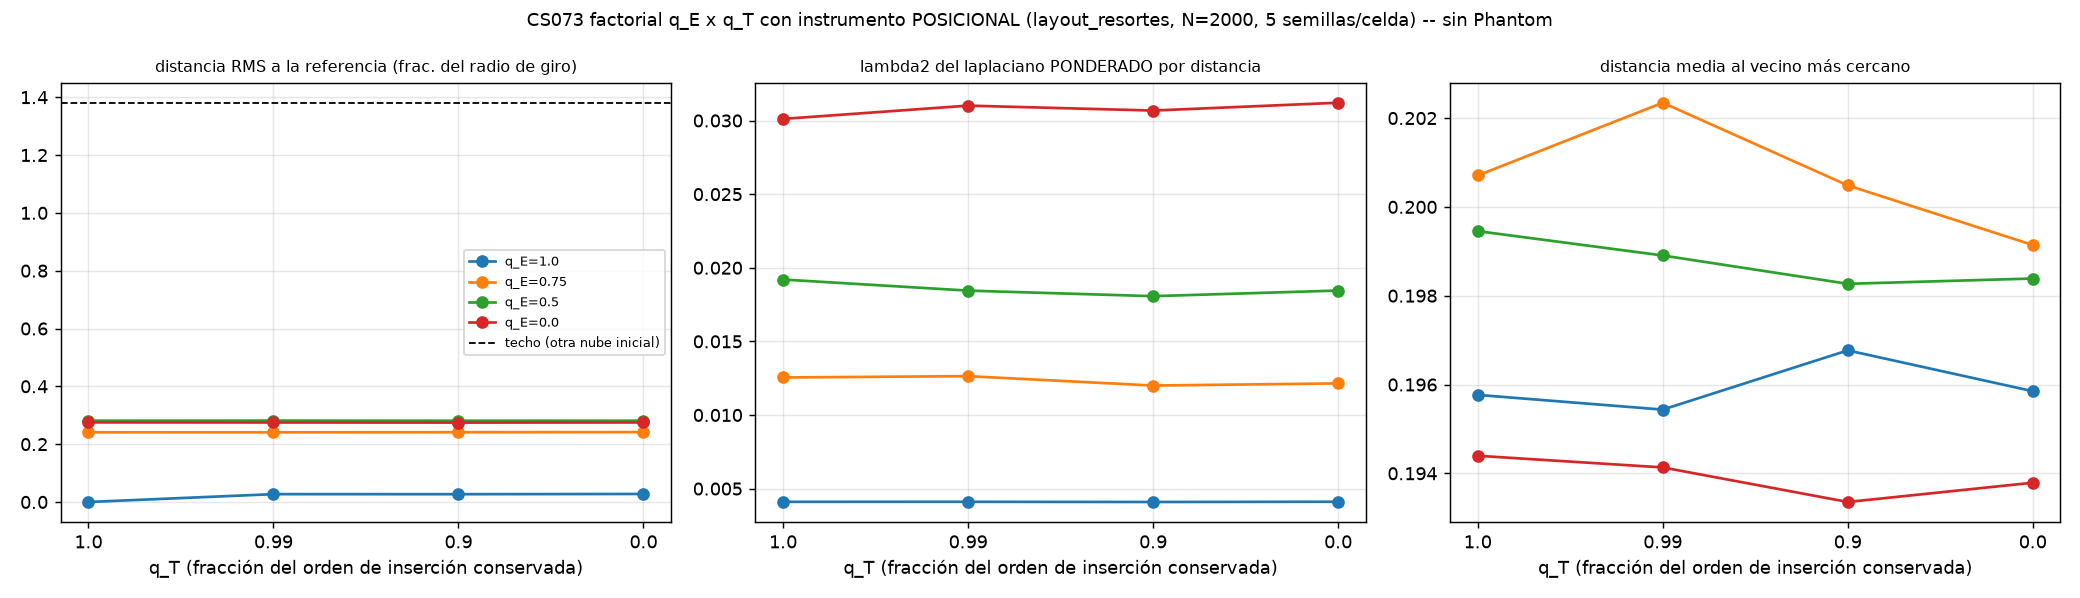

Write Python code to recreate this figure.
"""
cs073_factorial_qe_qt_posicional.py — el MISMO factorial q_E (identidad de aristas) × q_T (orden de
inserción) que ya corrió `cs073_factorial_qe_qt.py`, pero medido con un instrumento que SÍ puede ver el
orden de formación: las POSICIONES que devuelve `layout_resortes`.

--------------------------------------------------------------------------------------------------
POR QUÉ EXISTE ESTE ARCHIVO (encargo O2-A, 11-ago-2026)
--------------------------------------------------------------------------------------------------
`CS073_factorial_qE_qT_CS.md` reportó que en las 75 celdas del factorial el eje q_T dio efecto
EXACTAMENTE cero — pero no como hallazgo empírico sino por identidad matemática: el laplaciano L = D - A
se construye desde la matriz de adyacencia FINAL, que es una función del CONJUNTO de aristas y no tiene
ninguna columna de "quién se conectó primero". El espectro topológico es literalmente ciego a q_T.

Ese mismo informe señaló el camino no tomado, que es exactamente esta tarea: `layout_resortes`
(Fruchterman-Reingold) SÍ es sensible al orden de inserción — `null4_verificar_invarianza_orden.py` ya
lo había medido sobre el caso extremo (mismo conjunto de aristas, 4 órdenes distintos → hasta 38% de la
escala típica de coordenada en el peor |Δpos| individual). Acá se repite la grilla factorial completa
corriendo `layout_resortes` en cada celda y midiendo observables POSICIONALES, para responder con
números: ¿de qué tamaño es la huella de q_T comparada con la de q_E, cuando el instrumento puede verla?

REGLA DE LA CASA: NO se corre Phantom. Todo lo de abajo se mide sobre la nube de posiciones ANTES del
colapso gravitacional. No se declara cierre ni veredicto — sólo se reportan números.

--------------------------------------------------------------------------------------------------
QUÉ SE REUSA, SIN TOCAR NINGÚN ARCHIVO CONGELADO (sólo import/lectura)
--------------------------------------------------------------------------------------------------
  - `cs073_factorial_qe_qt.adj_con_qE` / `orden_con_qT` — LA PARAMETRIZACIÓN YA VALIDADA de los dos ejes
    (q_E → factor_swaps = round(10*(1-q_E)) sobre el double-edge-swap con filtro de longitud;
    q_T → fracción (1-q_T) de posiciones del orden de inserción que entran en un sorteo y se revuelven
    entre sí). Se importan tal cual, NO se reescriben ni se modifica ese archivo.
  - `null4_verificar_invarianza_orden.adj_a_lista_aristas` / `construir_adj_en_orden` — cómo se
    reconstruye un `adj` a partir de una lista de aristas en un ORDEN dado.
  - `cs072_modulos.piezas.p_semilla_causal.malla_causal_atomos` / `layout_resortes` — la malla causal
    REAL y el layout físico, con los MISMOS parámetros de toda la jerarquía (D=3, k=4, seed_ejes=2000,
    iters=100, seed_layout=12345).
  - `null1_generar_ic.leer_ic_txt` — carga `pos_real`, la referencia de longitud que usa el swap.

QUÉ ES NUEVO (la lógica propia de esta tarea):
  - correr `layout_resortes` en cada celda del factorial (el paso caro, ~52 s por grafo a N=2000);
  - los OBSERVABLES POSICIONALES (ver `observables_posicionales`, con la justificación de cada uno);
  - la descomposición de varianza de dos vías (q_E × q_T con réplicas) sobre cada observable;
  - dos controles de escala que el factorial anterior no necesitaba (ver `CONTROLES` más abajo).

--------------------------------------------------------------------------------------------------
LOS OBSERVABLES POSICIONALES Y POR QUÉ CADA UNO
--------------------------------------------------------------------------------------------------
Todos se calculan sobre `pos` (N×3) y sobre la configuración de REFERENCIA `pos_ref` (la celda
q_E=1.0, q_T=1.0: grafo original intacto, orden de inserción intacto).

  (A) DISTANCIA A LA REFERENCIA — "¿cuánto se movió cada partícula respecto de la configuración de
      referencia?". Es el observable más directo del encargo. Los nodos conservan su etiqueta y
      `layout_resortes` arranca de la MISMA nube inicial (`rng.uniform(seed=12345)` depende sólo de
      `n`, no del grafo), así que comparar coordenada a coordenada tiene sentido y no hace falta
      alinear/rotar nada.
        - `rms_a_ref`     = sqrt(promedio_i |pos_i - pos_ref_i|^2)   [unidades de coordenada]
        - `rms_a_ref_rel` = rms_a_ref / radio_giro_ref               [adimensional, fracción del tamaño
                             de la nube — así "4%" o "80%" se leen directo]
        - `max_a_ref`     = max_i |pos_i - pos_ref_i|                [el peor caso individual, la misma
                             cifra que reportó `null4_verificar_invarianza_orden`]

  (B) ESTADÍSTICA DE LA NUBE (no necesita referencia; describe la forma que quedó)
        - `radio_giro`   = sqrt(promedio_i |pos_i - centroide|^2) — tamaño global de la nube.
        - `anisotropia`  = sqrt(λ1/λ3) de la matriz de covarianza de las posiciones — cuán alargada
                            quedó (1.0 = esférica). Es invariante a traslación y a rotación, así que
                            captura FORMA, no sólo "se movió".
        - `d_nn_media` / `d_nn_std` — distancia al vecino más cercano (cKDTree): densidad LOCAL, la
                            escala que después decide si Phantom resuelve o no el grumo.
        - `d_knn8_media` — distancia al 8º vecino: la misma idea pero suavizada, menos sensible al par
                            casi-coincidente aislado.
        - `long_arista_media` / `long_arista_std` — longitud GEOMÉTRICA media de las aristas del grafo:
                            el único observable que acopla explícitamente topología (qué aristas hay,
                            eje q_E) con geometría (dónde quedaron los nodos, sensible a q_T).

  (C) ESPECTRO LAPLACIANO PONDERADO POR DISTANCIA — el análogo directo del instrumento del factorial
      anterior, pero con memoria de la geometría. En vez de A_ij ∈ {0,1} se usa
          w_ij = exp( -d_ij^2 / (2 σ^2) ),   σ = mediana de la longitud de arista de la REFERENCIA
      (σ fijo para toda la grilla, calculado una sola vez, para que las celdas sean comparables entre
      sí y no cada una con su propia escala). L_w = D_w - W, diagonalización densa completa. A
      diferencia de L = D - A, este operador SÍ cambia si los nodos terminan en otro lado, aunque el
      conjunto de aristas sea idéntico bit a bit — es la versión "que puede ver q_T" del mismo
      diagnóstico. Se reportan `lambda2_w`, `lambda_max_w`, `mean_eig_w`, `std_eig_w`.

--------------------------------------------------------------------------------------------------
CONTROLES DE ESCALA (para no leer un número sin vara de medir)
--------------------------------------------------------------------------------------------------
  1. `TECHO_seed_layout` — la MISMA configuración de referencia relajada desde 3 nubes iniciales
     distintas (`seed_layout` = 12346/12347/12348). Da la escala de "dos layouts completamente
     decorrelacionados del mismo grafo": el techo contra el cual comparar cualquier efecto de q_E/q_T.
     Sin esta vara, un `rms_a_ref` de 0.26 no se sabe si es mucho o poco.
  2. Determinismo: la celda (q_E=1.0, q_T=1.0) se calcula con las 5 semillas. Como `factor_swaps=0` no
     hace ningún intento de swap y `n_tocadas=0` no toca ninguna posición del orden, las 5 réplicas
     deben dar `rms_a_ref` EXACTAMENTE 0.0. Si no lo dan, hay una fuente de azar no contabilizada y se
     audita antes de reportar nada (misma disciplina de `feedback-verificar-determinismo-antes-de-
     asumir-azar`).

--------------------------------------------------------------------------------------------------
GRILLA Y PRESUPUESTO (dimensionada con un piloto cronometrado, no a ojo)
--------------------------------------------------------------------------------------------------
Dos mediciones de costo, las dos hechas ANTES de comprometer la grilla (y la segunda obligó a recortarla
— se documenta el recorte, no se esconde):
  1. Piloto serial, N=2000: `layout_resortes(iters=100)` = 52.0 s / grafo.
  2. Throughput REAL con 8 procesos (8 núcleos físicos): NO da 52/8 = 6.5 s/celda sino ~34 s/celda —
     el layout es denso O(n^2) con arrays (2000,2000,3) y satura el ancho de banda de memoria, así que
     8 procesos rinden ~1.5x, no 8x. Con ese número medido (no estimado), la grilla 5×5×5 = 125 celdas
     habría costado ~82 min de reloj, por encima del presupuesto de 60-75 min del encargo.

**Decisión documentada:** se mantiene N=2000 (NO se baja, para que la grilla sea directamente
comparable con el factorial topológico anterior, que corrió sobre exactamente la misma malla de 4945
aristas) y se recorta la GRILLA al mínimo que pide el encargo, 4×4×5 = 80 celdas (~48 min). Los niveles
que se sacrifican son los redundantes de cada eje, no los extremos ni los diagnósticos:

  q_E ∈ {1.0, 0.75, 0.5, 0.0}    — 4 niveles. Se saca q_E=0.25 (del anterior 5-niveles); quedan los dos
        extremos (grafo intacto / NULL-3 puro) y dos intermedios.
  q_T ∈ {1.0, 0.99, 0.9, 0.0}    — 4 niveles. Espaciado NO uniforme y concentrado cerca de q_T=1 A
        PROPÓSITO, decidido antes de correr: si el orden dejara huella por amplificación caótica del
        redondeo de punto flotante (`np.add.at` suma en distinto orden → diferencia ~1e-16 → 100
        iteraciones de una relajación no lineal), bastaría tocar el 1% de las posiciones para SATURAR
        el efecto, y la curva q_T sería un ESCALÓN. Si en cambio hay una dependencia estructurada del
        GRADO de desorden, la curva sería un GRADIENTE. El factorial anterior usaba {1.0, 0.5, 0.0},
        que no distingue esas dos posibilidades; acá se cubren 1%, 10% y 100% de posiciones revueltas.
        (Se saca q_T=0.5, el punto menos informativo: si 0.9 y 0.0 ya coinciden, 0.5 no agrega nada.)
  semillas: 5 (`seed_swap` = 6000..6004, `seed_orden` = 7000 + i*10 + j) — mismas familias de semilla
        que el factorial anterior. NO se recortan: son la vara de ruido contra la que se mide todo.

Aislamiento de los ejes, igual que antes: para cada (q_E, semilla) el swap de aristas se hace UNA vez, y
sobre ESE MISMO conjunto de aristas se aplican los distintos q_T — así el eje q_T compara exactamente
el mismo conjunto de aristas con distinto orden. Como todo es determinista dado (q_E, seed), cada
worker reconstruye su propia celda desde cero (barato: la malla son 0.14 s) en vez de pasar grafos
grandes entre procesos.

Codea/ejecuta: CC (Claude). Entregable del encargo O2-A.
"""
from __future__ import annotations
import os, sys, time, csv, itertools
import multiprocessing as mp

os.environ.setdefault("OMP_NUM_THREADS", "1")
os.environ.setdefault("OPENBLAS_NUM_THREADS", "1")
os.environ.setdefault("MKL_NUM_THREADS", "1")
os.environ.setdefault("VECLIB_MAXIMUM_THREADS", "1")

import numpy as np
from scipy.spatial import cKDTree
from scipy.linalg import eigh

_HERE = "/Users/alexis/Desktop/RMD/Cosmolab/Cosmogenesis"
sys.path.insert(0, _HERE)

from cs072_modulos.piezas.p_semilla_causal import malla_causal_atomos, layout_resortes
from null1_generar_ic import leer_ic_txt
from null4_verificar_invarianza_orden import adj_a_lista_aristas, construir_adj_en_orden
# la parametrización ya validada de los dos ejes -- se importa, no se reinventa
from cs073_factorial_qe_qt import adj_con_qE, orden_con_qT

RUTA_POOL = "/Users/alexis/phantom_cs073/bateria_n2000"
RUTA_IC_REAL = f"{RUTA_POOL}/ic_real/cosmogenesis_ic.txt"
D_CAUSAL, K_CAUSAL = 3, 4
SEED_EJES_CANONICO = 2000       # misma malla REAL canónica de toda la jerarquía
SEED_LAYOUT = 12345             # misma semilla de layout de toda la jerarquía
ITERS_LAYOUT = 100              # mismos iters de toda la jerarquía

Q_E_GRID = [1.0, 0.75, 0.5, 0.0]
Q_T_GRID = [1.0, 0.99, 0.9, 0.0]
N_SEMILLAS = 5
SEED_SWAP_BASE = 6000
SEED_ORDEN_BASE = 7000
SEEDS_LAYOUT_CONTROL = [12346, 12347, 12348]   # techo de decorrelación (control 1)

N_WORKERS = int(os.environ.get("N_WORKERS", "8"))
OUT_CSV = os.path.join(_HERE, "cs073_factorial_qe_qt_posicional.csv")
OUT_PNG = os.path.join(_HERE, "cs073_factorial_qe_qt_posicional.png")

# ---- estado global de cada worker (se llena una vez por proceso en `_init_worker`) ----
_G = {}


# =====================================================================================
# construcción de una celda (determinista dado (q_E, q_T, i_seed))
# =====================================================================================
def construir_adj_celda(q_E, q_T, i_seed, adj_real, n, pos_real):
    """Devuelve el `adj` de la celda + metadatos. Determinista: mismas entradas → mismo grafo, bit a
    bit (por eso cada worker puede reconstruir su celda sin que haya que serializar grafos)."""
    seed_swap = SEED_SWAP_BASE + i_seed
    adj_qe, aceptados, intentos, fs_nom, fs_int = adj_con_qE(adj_real, n, pos_real, q_E, seed_swap)
    lista_qe = adj_a_lista_aristas(adj_qe, n)
    seed_orden = SEED_ORDEN_BASE + i_seed * 10 + Q_T_GRID.index(q_T)
    orden, n_tocadas = orden_con_qT(len(lista_qe), q_T, seed_orden)
    adj_qt = construir_adj_en_orden(lista_qe, n, orden)
    # el conjunto de aristas NO puede cambiar por el barajado de ORDEN -- se verifica, no se asume
    assert sorted(adj_a_lista_aristas(adj_qt, n)) == sorted(lista_qe), (
        f"¡el conjunto de aristas cambió al aplicar q_T={q_T}! auditar antes de reportar")
    meta = dict(seed_swap=seed_swap, seed_orden=seed_orden, n_aristas=len(lista_qe),
                swap_aceptados=aceptados, swap_intentos=intentos,
                factor_swaps_nominal=round(fs_nom, 3), factor_swaps_int=fs_int,
                n_tocadas_orden=n_tocadas)
    return adj_qt, lista_qe, meta


# =====================================================================================
# observables posicionales (la justificación de cada uno está en el docstring del módulo)
# =====================================================================================
def observables_posicionales(pos, aristas, pos_ref, radio_giro_ref, sigma_w):
    """Todos los observables de un layout. `pos_ref` puede ser None (cuando se está calculando la
    propia referencia): en ese caso se omiten los tres de distancia a la referencia."""
    out = {}
    n = len(pos)

    # ---- (A) distancia a la configuración de referencia ----
    if pos_ref is not None:
        d = np.linalg.norm(pos - pos_ref, axis=1)
        rms = float(np.sqrt(np.mean(d ** 2)))
        out["rms_a_ref"] = round(rms, 6)
        out["rms_a_ref_rel"] = round(rms / radio_giro_ref, 6)
        out["max_a_ref"] = round(float(d.max()), 6)

    # ---- (B) estadística de la nube ----
    cen = pos.mean(axis=0)
    rel = pos - cen
    rg = float(np.sqrt(np.mean(np.sum(rel ** 2, axis=1))))
    out["radio_giro"] = round(rg, 6)
    cov = (rel.T @ rel) / n
    ev = np.linalg.eigvalsh(cov)          # ascendente: ev[0] <= ev[1] <= ev[2]
    out["anisotropia"] = round(float(np.sqrt(ev[2] / max(ev[0], 1e-300))), 5)

    arbol = cKDTree(pos)
    dk, _ = arbol.query(pos, k=9)          # k=1 es el propio punto
    d_nn = dk[:, 1]
    out["d_nn_media"] = round(float(d_nn.mean()), 6)
    out["d_nn_std"] = round(float(d_nn.std()), 6)
    out["d_knn8_media"] = round(float(dk[:, 8].mean()), 6)

    ii = np.array([e[0] for e in aristas]); jj = np.array([e[1] for e in aristas])
    l_ar = np.linalg.norm(pos[ii] - pos[jj], axis=1)
    out["long_arista_media"] = round(float(l_ar.mean()), 6)
    out["long_arista_std"] = round(float(l_ar.std()), 6)

    # ---- (C) espectro laplaciano PONDERADO POR DISTANCIA geométrica ----
    w_ij = np.exp(-(l_ar ** 2) / (2.0 * sigma_w ** 2))
    W = np.zeros((n, n))
    W[ii, jj] = w_ij
    W[jj, ii] = w_ij
    Lw = np.diag(W.sum(axis=1)) - W
    ew = eigh(Lw, eigvals_only=True)
    ew = np.clip(ew, 0.0, None); ew.sort()
    # lambda2 = primer autovalor por encima del núcleo de componentes conexas (el grafo de esta
    # jerarquía es conexo; se localiza igual el nº de ceros por robustez, con la misma tolerancia
    # relativa que usa el resto del arco)
    n_ceros = int(np.sum(ew < 1e-9 * max(ew[-1], 1.0)))
    n_ceros = max(n_ceros, 1)
    out["lambda2_w"] = round(float(ew[n_ceros]) if n_ceros < n else float("nan"), 6)
    out["lambda_max_w"] = round(float(ew[-1]), 5)
    out["mean_eig_w"] = round(float(ew.mean()), 6)
    out["std_eig_w"] = round(float(ew.std()), 6)
    out["n_ceros_w"] = n_ceros
    return out


# =====================================================================================
# workers
# =====================================================================================
def _init_worker(pos_ref, radio_giro_ref, sigma_w):
    dens_bar = np.load(f"{RUTA_POOL}/dens_bar.npy")
    n = len(dens_bar)
    _G["n"] = n
    _G["lado"] = float(n) ** (1.0 / 3.0)
    _G["pos_real"] = leer_ic_txt(RUTA_IC_REAL)[0]
    _G["adj_real"], _ = malla_causal_atomos(dens_bar, D=D_CAUSAL, k=K_CAUSAL, seed_ejes=SEED_EJES_CANONICO)
    _G["pos_ref"] = pos_ref
    _G["rg_ref"] = radio_giro_ref
    _G["sigma_w"] = sigma_w


def _celda(args):
    q_E, q_T, i_seed = args
    t0 = time.time()
    n, lado = _G["n"], _G["lado"]
    adj, aristas, meta = construir_adj_celda(q_E, q_T, i_seed, _G["adj_real"], n, _G["pos_real"])
    pos = layout_resortes(adj, n, lado=lado, iters=ITERS_LAYOUT, seed=SEED_LAYOUT)
    obs = observables_posicionales(pos, aristas, _G["pos_ref"], _G["rg_ref"], _G["sigma_w"])
    fila = dict(tipo="grilla", q_E=q_E, q_T=q_T, i_seed=i_seed, n=n, seed_layout=SEED_LAYOUT)
    fila.update(meta); fila.update(obs)
    fila["_tiempo_s"] = round(time.time() - t0, 2)
    return fila


def _control_techo(seed_layout):
    """Control 1: MISMO grafo de referencia (q_E=1, q_T=1), relajado desde otra nube inicial."""
    t0 = time.time()
    n, lado = _G["n"], _G["lado"]
    adj, aristas, meta = construir_adj_celda(1.0, 1.0, 0, _G["adj_real"], n, _G["pos_real"])
    pos = layout_resortes(adj, n, lado=lado, iters=ITERS_LAYOUT, seed=seed_layout)
    obs = observables_posicionales(pos, aristas, _G["pos_ref"], _G["rg_ref"], _G["sigma_w"])
    fila = dict(tipo="control_techo_seedlayout", q_E=1.0, q_T=1.0, i_seed=0, n=n, seed_layout=seed_layout)
    fila.update(meta); fila.update(obs)
    fila["_tiempo_s"] = round(time.time() - t0, 2)
    return fila


# =====================================================================================
# descomposición de varianza de dos vías (q_E × q_T, con réplicas)
# =====================================================================================
def anova_dos_vias(filas, col):
    """SS_total = SS_qE + SS_qT + SS_interaccion + SS_error, sobre el diseño balanceado
    5 (q_E) × 5 (q_T) × 5 (réplicas de semilla). No es un F-test formal: es la misma "descomposición
    simple de varianza" que reportó el factorial anterior (fracción de la suma de cuadrados que
    corresponde a cada eje), para que los dos informes sean comparables número a número. Se añaden
    los F y los grados de libertad porque son gratis y ayudan a leer si una fracción chica es o no
    distinguible del ruido entre semillas."""
    y = {}
    for f in filas:
        if f["tipo"] != "grilla":
            continue
        v = f.get(col)
        if v is None or (isinstance(v, float) and np.isnan(v)):
            return None
        y[(f["q_E"], f["q_T"], f["i_seed"])] = float(v)
    A, B = Q_E_GRID, Q_T_GRID
    nrep = N_SEMILLAS
    M = np.array([[[y[(a, b, r)] for r in range(nrep)] for b in B] for a in A])  # (|A|,|B|,nrep)
    gran = M.mean()
    ss_tot = float(((M - gran) ** 2).sum())
    mA = M.mean(axis=(1, 2)); mB = M.mean(axis=(0, 2)); mAB = M.mean(axis=2)
    ss_A = float(len(B) * nrep * ((mA - gran) ** 2).sum())
    ss_B = float(len(A) * nrep * ((mB - gran) ** 2).sum())
    ss_AB = float(nrep * ((mAB - mA[:, None] - mB[None, :] + gran) ** 2).sum())
    ss_err = float(((M - mAB[:, :, None]) ** 2).sum())
    df_A, df_B = len(A) - 1, len(B) - 1
    df_AB, df_err = df_A * df_B, len(A) * len(B) * (nrep - 1)
    def frac(x):
        return 0.0 if ss_tot <= 0 else 100.0 * x / ss_tot
    ms_err = ss_err / df_err if df_err else float("nan")
    def F(ss, df):
        return (ss / df) / ms_err if ms_err > 0 else float("nan")
    return dict(col=col, ss_total=ss_tot,
                pct_qE=frac(ss_A), pct_qT=frac(ss_B), pct_inter=frac(ss_AB), pct_error=frac(ss_err),
                F_qE=F(ss_A, df_A), F_qT=F(ss_B, df_B), F_inter=F(ss_AB, df_AB),
                df=(df_A, df_B, df_AB, df_err))


OBS_COLS = ["rms_a_ref", "rms_a_ref_rel", "max_a_ref", "radio_giro", "anisotropia",
            "d_nn_media", "d_nn_std", "d_knn8_media", "long_arista_media", "long_arista_std",
            "lambda2_w", "lambda_max_w", "mean_eig_w", "std_eig_w"]


# =====================================================================================
def main():
    t_ini = time.time()
    print("=" * 104, flush=True)
    print("CS073 factorial q_E x q_T -- instrumento POSICIONAL (layout_resortes). SIN Phantom.", flush=True)
    print("=" * 104, flush=True)

    dens_bar = np.load(f"{RUTA_POOL}/dens_bar.npy")
    n = len(dens_bar); lado = float(n) ** (1.0 / 3.0)
    pos_real = leer_ic_txt(RUTA_IC_REAL)[0]
    adj_real, _ = malla_causal_atomos(dens_bar, D=D_CAUSAL, k=K_CAUSAL, seed_ejes=SEED_EJES_CANONICO)
    n_aristas_real = len(adj_a_lista_aristas(adj_real, n))
    print(f"pool: n={n}  lado={lado:.6f}  aristas malla REAL={n_aristas_real}", flush=True)

    # ---------- fase 1: configuración de REFERENCIA (q_E=1, q_T=1) ----------
    print("\n[fase 1] layout de la configuración de REFERENCIA (q_E=1.0, q_T=1.0)...", flush=True)
    t0 = time.time()
    adj_ref, aristas_ref, meta_ref = construir_adj_celda(1.0, 1.0, 0, adj_real, n, pos_real)
    pos_ref = layout_resortes(adj_ref, n, lado=lado, iters=ITERS_LAYOUT, seed=SEED_LAYOUT)
    cen = pos_ref.mean(axis=0)
    rg_ref = float(np.sqrt(np.mean(np.sum((pos_ref - cen) ** 2, axis=1))))
    ii = np.array([e[0] for e in aristas_ref]); jj = np.array([e[1] for e in aristas_ref])
    sigma_w = float(np.median(np.linalg.norm(pos_ref[ii] - pos_ref[jj], axis=1)))
    print(f"  referencia lista en {time.time()-t0:.1f}s -- radio_giro_ref={rg_ref:.6f}  "
          f"sigma_w (mediana long. arista)={sigma_w:.6f}", flush=True)

    # ---------- fase 2: grilla en paralelo ----------
    tareas = [(qE, qT, s) for qE in Q_E_GRID for s in range(N_SEMILLAS) for qT in Q_T_GRID]
    print(f"\n[fase 2] grilla {len(Q_E_GRID)}(q_E) x {len(Q_T_GRID)}(q_T) x {N_SEMILLAS}(semillas) = "
          f"{len(tareas)} celdas, + {len(SEEDS_LAYOUT_CONTROL)} controles de techo, "
          f"con {N_WORKERS} procesos", flush=True)
    filas = []
    ctx = mp.get_context("fork")
    with ctx.Pool(N_WORKERS, initializer=_init_worker, initargs=(pos_ref, rg_ref, sigma_w)) as pool:
        r_ctrl = pool.map_async(_control_techo, SEEDS_LAYOUT_CONTROL)
        hecho = 0
        for fila in pool.imap_unordered(_celda, tareas):
            filas.append(fila); hecho += 1
            print(f"  [{hecho}/{len(tareas)}] q_E={fila['q_E']:.2f} q_T={fila['q_T']:.2f} "
                  f"s={fila['i_seed']} | rms_a_ref={fila['rms_a_ref']:.4f} "
                  f"({100*fila['rms_a_ref_rel']:.1f}% de r_g) | lam2_w={fila['lambda2_w']:.5f} "
                  f"| d_nn={fila['d_nn_media']:.4f} ({fila['_tiempo_s']}s)", flush=True)
        filas_ctrl = r_ctrl.get()
    filas.extend(filas_ctrl)
    filas.sort(key=lambda f: (f["tipo"], f["q_E"], f["q_T"], f["i_seed"], f["seed_layout"]))

    # ---------- fase 3: chequeos de sanidad ----------
    print("\n[fase 3] chequeos de sanidad", flush=True)
    base = [f for f in filas if f["tipo"] == "grilla" and f["q_E"] == 1.0 and f["q_T"] == 1.0]
    peor = max(abs(f["rms_a_ref"]) for f in base)
    print(f"  determinismo (q_E=1,q_T=1, 5 semillas): peor rms_a_ref = {peor:.3e} "
          f"{'OK (0 exacto)' if peor == 0.0 else '<-- AUDITAR: hay azar no contabilizado'}", flush=True)
    for f in filas_ctrl:
        print(f"  TECHO seed_layout={f['seed_layout']}: rms_a_ref={f['rms_a_ref']:.4f} "
              f"({100*f['rms_a_ref_rel']:.1f}% de r_g)  max={f['max_a_ref']:.3f}", flush=True)

    # ---------- fase 4: CSV ----------
    campos = []
    for f in filas:
        for k in f:
            if k not in campos:
                campos.append(k)
    with open(OUT_CSV, "w", newline="") as fcsv:
        wr = csv.DictWriter(fcsv, fieldnames=campos, restval="")
        wr.writeheader()
        for f in filas:
            wr.writerow(f)
    print(f"\nCSV -> {OUT_CSV}", flush=True)

    # ---------- fase 5: descomposición de varianza ----------
    print("\n" + "=" * 104, flush=True)
    print("DESCOMPOSICIÓN DE VARIANZA (2 vías con réplicas) -- % de la suma de cuadrados total", flush=True)
    print("=" * 104, flush=True)
    print(f"{'observable':<20}{'SS_total':>12}{'q_E %':>9}{'q_T %':>9}{'inter %':>9}{'error %':>9}"
          f"{'F_qE':>10}{'F_qT':>10}{'F_int':>9}", flush=True)
    resumen = []
    for col in OBS_COLS:
        r = anova_dos_vias(filas, col)
        if r is None:
            continue
        resumen.append(r)
        print(f"{col:<20}{r['ss_total']:>12.4g}{r['pct_qE']:>9.2f}{r['pct_qT']:>9.2f}"
              f"{r['pct_inter']:>9.2f}{r['pct_error']:>9.2f}{r['F_qE']:>10.1f}{r['F_qT']:>10.1f}"
              f"{r['F_inter']:>9.1f}", flush=True)
    with open(OUT_CSV.replace(".csv", "_anova.csv"), "w", newline="") as fcsv:
        wr = csv.DictWriter(fcsv, fieldnames=["col", "ss_total", "pct_qE", "pct_qT", "pct_inter",
                                              "pct_error", "F_qE", "F_qT", "F_inter", "df"])
        wr.writeheader()
        for r in resumen:
            wr.writerow(r)

    # ---------- fase 6: tablas marginales (¿escalón o gradiente?) ----------
    def marg(eje, otro, col):
        print(f"\n  {col} -- medias por nivel de {eje} (colapsando {otro} y semillas):", flush=True)
        niveles = Q_E_GRID if eje == "q_E" else Q_T_GRID
        for v in niveles:
            vals = [f[col] for f in filas if f["tipo"] == "grilla" and f[eje] == v]
            print(f"    {eje}={v:<5} media={np.mean(vals):.6f}  std={np.std(vals):.6f}  "
                  f"min={np.min(vals):.6f}  max={np.max(vals):.6f}", flush=True)

    print("\n" + "=" * 104, flush=True)
    print("PERFILES MARGINALES", flush=True)
    print("=" * 104, flush=True)
    for col in ["rms_a_ref_rel", "lambda2_w", "d_nn_media", "long_arista_media"]:
        marg("q_E", "q_T", col)
        marg("q_T", "q_E", col)

    # la pregunta central, aislada: q_T con el grafo INTACTO (q_E=1) vs q_E con el orden INTACTO (q_T=1)
    print("\n" + "=" * 104, flush=True)
    print("EJE PURO: q_T con grafo intacto (q_E=1.0)  |  q_E con orden intacto (q_T=1.0)", flush=True)
    print("=" * 104, flush=True)
    for qT in Q_T_GRID:
        vals = [f["rms_a_ref_rel"] for f in filas
                if f["tipo"] == "grilla" and f["q_E"] == 1.0 and f["q_T"] == qT]
        print(f"  q_E=1.0, q_T={qT:<5} rms_a_ref_rel media={np.mean(vals)*100:6.2f}%  "
              f"(min {np.min(vals)*100:.2f}% / max {np.max(vals)*100:.2f}%)", flush=True)
    for qE in Q_E_GRID:
        vals = [f["rms_a_ref_rel"] for f in filas
                if f["tipo"] == "grilla" and f["q_T"] == 1.0 and f["q_E"] == qE]
        print(f"  q_T=1.0, q_E={qE:<5} rms_a_ref_rel media={np.mean(vals)*100:6.2f}%  "
              f"(min {np.min(vals)*100:.2f}% / max {np.max(vals)*100:.2f}%)", flush=True)
    techo = np.mean([f["rms_a_ref_rel"] for f in filas_ctrl])
    print(f"\n  TECHO (mismo grafo, otra nube inicial): rms_a_ref_rel = {techo*100:.2f}%", flush=True)

    # ---------- fase 7: figura ----------
    try:
        import matplotlib
        matplotlib.use("Agg")
        import matplotlib.pyplot as plt
        fig, axes = plt.subplots(1, 3, figsize=(16, 4.6))
        for ax, col, tit in zip(axes,
                                ["rms_a_ref_rel", "lambda2_w", "d_nn_media"],
                                ["distancia RMS a la referencia (frac. del radio de giro)",
                                 "lambda2 del laplaciano PONDERADO por distancia",
                                 "distancia media al vecino más cercano"]):
            for qE in Q_E_GRID:
                ys = [np.mean([f[col] for f in filas if f["tipo"] == "grilla"
                               and f["q_E"] == qE and f["q_T"] == qT]) for qT in Q_T_GRID]
                ax.plot(range(len(Q_T_GRID)), ys, "o-", label=f"q_E={qE}")
            ax.set_xticks(range(len(Q_T_GRID)))
            ax.set_xticklabels([str(v) for v in Q_T_GRID])
            ax.set_xlabel("q_T (fracción del orden de inserción conservada)")
            ax.set_title(tit, fontsize=9)
            ax.grid(alpha=0.3)
        axes[0].axhline(techo, ls="--", c="k", lw=1, label="techo (otra nube inicial)")
        axes[0].legend(fontsize=7)
        fig.suptitle("CS073 factorial q_E x q_T con instrumento POSICIONAL (layout_resortes, N=2000, "
                     "5 semillas/celda) -- sin Phantom", fontsize=10)
        fig.tight_layout()
        fig.savefig(OUT_PNG, dpi=130)
        print(f"\nPNG -> {OUT_PNG}", flush=True)
    except Exception as e:
        print(f"\n(figura omitida: {e})", flush=True)

    print(f"\nCOMPLETO en {time.time()-t_ini:.1f}s ({len(filas)} filas)", flush=True)


if __name__ == "__main__":
    main()
